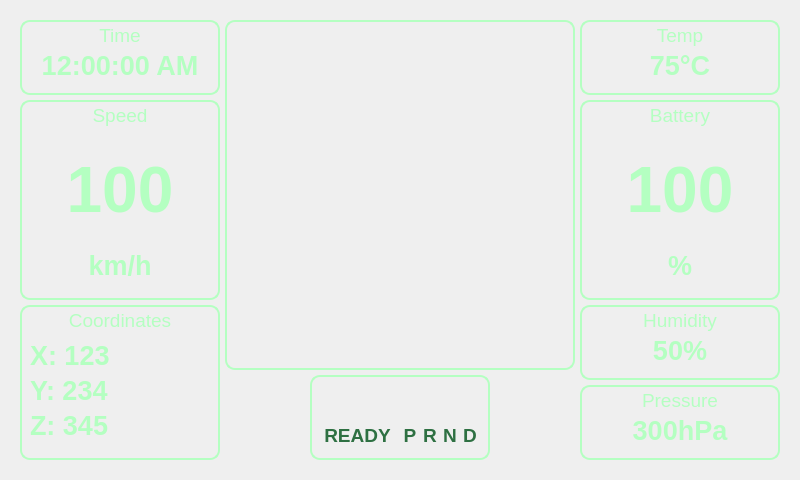
<?xml version="1.0" encoding="UTF-8"?>
<ui version="4.0">
 <class>MainWindow</class>
 <widget class="QMainWindow" name="MainWindow">
  <property name="geometry">
   <rect>
    <x>0</x>
    <y>0</y>
    <width>800</width>
    <height>480</height>
   </rect>
  </property>
  <property name="windowTitle">
   <string>MainWindow</string>
  </property>
  <property name="animated">
   <bool>true</bool>
  </property>
  <widget class="QWidget" name="centralwidget">
   <property name="styleSheet">
    <string notr="true"/>
   </property>
   <widget class="QLabel" name="LOGO">
    <property name="geometry">
     <rect>
      <x>225</x>
      <y>375</y>
      <width>80</width>
      <height>80</height>
     </rect>
    </property>
    <property name="text">
     <string/>
    </property>
    <property name="pixmap">
     <pixmap>EcoCar-Logo.png</pixmap>
    </property>
    <property name="scaledContents">
     <bool>true</bool>
    </property>
   </widget>
   <widget class="QLabel" name="Background">
    <property name="geometry">
     <rect>
      <x>-10</x>
      <y>-10</y>
      <width>831</width>
      <height>491</height>
     </rect>
    </property>
    <property name="text">
     <string/>
    </property>
    <property name="pixmap">
     <pixmap>MainBg.png</pixmap>
    </property>
    <property name="scaledContents">
     <bool>true</bool>
    </property>
   </widget>
   <widget class="QLineEdit" name="TimeBox">
    <property name="geometry">
     <rect>
      <x>20</x>
      <y>20</y>
      <width>200</width>
      <height>75</height>
     </rect>
    </property>
    <property name="styleSheet">
     <string notr="true">QLineEdit {
    background-color: transparent; /* Make the background transparent */
    border: 2px solid #b4ffc1; /* Set the border thickness and color */
	border-radius: 10px; /* Set the border radius to make rounded edges */
    padding: 5px;
}

</string>
    </property>
    <property name="placeholderText">
     <string/>
    </property>
   </widget>
   <widget class="QLineEdit" name="SpeedBox">
    <property name="geometry">
     <rect>
      <x>20</x>
      <y>100</y>
      <width>200</width>
      <height>200</height>
     </rect>
    </property>
    <property name="styleSheet">
     <string notr="true">QLineEdit {
    background-color: transparent; /* Make the background transparent */
    border: 2px solid #b4ffc1; /* Set the border thickness and color */
	border-radius: 10px; /* Set the border radius to make rounded edges */
    padding: 5px;
}</string>
    </property>
   </widget>
   <widget class="QLineEdit" name="AccelCoords">
    <property name="geometry">
     <rect>
      <x>20</x>
      <y>305</y>
      <width>200</width>
      <height>155</height>
     </rect>
    </property>
    <property name="styleSheet">
     <string notr="true">QLineEdit {
    background-color: transparent; /* Make the background transparent */
    border: 2px solid #b4ffc1; /* Set the border thickness and color */
	border-radius: 10px; /* Set the border radius to make rounded edges */
    padding: 5px;
}</string>
    </property>
   </widget>
   <widget class="QLineEdit" name="MapBox">
    <property name="geometry">
     <rect>
      <x>225</x>
      <y>20</y>
      <width>350</width>
      <height>350</height>
     </rect>
    </property>
    <property name="styleSheet">
     <string notr="true">QLineEdit {
    background-color: transparent; /* Make the background transparent */
    border: 2px solid #b4ffc1; /* Set the border thickness and color */
	border-radius: 10px; /* Set the border radius to make rounded edges */
    padding: 5px;
}</string>
    </property>
   </widget>
   <widget class="QLineEdit" name="TempBox">
    <property name="geometry">
     <rect>
      <x>580</x>
      <y>20</y>
      <width>200</width>
      <height>75</height>
     </rect>
    </property>
    <property name="styleSheet">
     <string notr="true">QLineEdit {
    background-color: transparent; /* Make the background transparent */
    border: 2px solid #b4ffc1; /* Set the border thickness and color */
	border-radius: 10px; /* Set the border radius to make rounded edges */
    padding: 5px;
}</string>
    </property>
   </widget>
   <widget class="QLineEdit" name="BatteryBox">
    <property name="geometry">
     <rect>
      <x>580</x>
      <y>100</y>
      <width>200</width>
      <height>200</height>
     </rect>
    </property>
    <property name="styleSheet">
     <string notr="true">QLineEdit {
    background-color: transparent; /* Make the background transparent */
    border: 2px solid #b4ffc1; /* Set the border thickness and color */
	border-radius: 10px; /* Set the border radius to make rounded edges */
    padding: 5px;
}</string>
    </property>
   </widget>
   <widget class="QLineEdit" name="HumidityBox">
    <property name="geometry">
     <rect>
      <x>580</x>
      <y>305</y>
      <width>200</width>
      <height>75</height>
     </rect>
    </property>
    <property name="styleSheet">
     <string notr="true">QLineEdit {
    background-color: transparent; /* Make the background transparent */
    border: 2px solid #b4ffc1; /* Set the border thickness and color */
	border-radius: 10px; /* Set the border radius to make rounded edges */
    padding: 5px;
}</string>
    </property>
   </widget>
   <widget class="QLineEdit" name="PressureBox">
    <property name="geometry">
     <rect>
      <x>580</x>
      <y>385</y>
      <width>200</width>
      <height>75</height>
     </rect>
    </property>
    <property name="font">
     <font>
      <family>Nirmala UI Semilight</family>
      <pointsize>12</pointsize>
     </font>
    </property>
    <property name="styleSheet">
     <string notr="true">QLineEdit {
    background-color: transparent; /* Make the background transparent */
    border: 2px solid #b4ffc1; /* Set the border thickness and color */
	border-radius: 10px; /* Set the border radius to make rounded edges */
    padding: 5px;
}</string>
    </property>
   </widget>
   <widget class="QLineEdit" name="AuxiliaryBox">
    <property name="geometry">
     <rect>
      <x>310</x>
      <y>375</y>
      <width>180</width>
      <height>85</height>
     </rect>
    </property>
    <property name="styleSheet">
     <string notr="true">QLineEdit {
    background-color: transparent; /* Make the background transparent */
    border: 2px solid #b4ffc1; /* Set the border thickness and color */
	border-radius: 10px; /* Set the border radius to make rounded edges */
    padding: 5px;
}</string>
    </property>
   </widget>
   <widget class="QLabel" name="Shell_Logo">
    <property name="geometry">
     <rect>
      <x>495</x>
      <y>375</y>
      <width>80</width>
      <height>80</height>
     </rect>
    </property>
    <property name="text">
     <string/>
    </property>
    <property name="textFormat">
     <enum>Qt::AutoText</enum>
    </property>
    <property name="pixmap">
     <pixmap>Shell-Logo.png</pixmap>
    </property>
    <property name="scaledContents">
     <bool>true</bool>
    </property>
   </widget>
   <widget class="QLabel" name="TimeLabel">
    <property name="geometry">
     <rect>
      <x>20</x>
      <y>20</y>
      <width>200</width>
      <height>30</height>
     </rect>
    </property>
    <property name="font">
     <font>
      <family>Microsoft YaHei UI</family>
      <pointsize>14</pointsize>
      <bold>false</bold>
     </font>
    </property>
    <property name="styleSheet">
     <string notr="true">QLabel {
    color: #b4ffc1; /* Set the color of the QLabel text */
}</string>
    </property>
    <property name="text">
     <string>Time</string>
    </property>
    <property name="alignment">
     <set>Qt::AlignCenter</set>
    </property>
   </widget>
   <widget class="QLabel" name="SpeedLabel">
    <property name="geometry">
     <rect>
      <x>20</x>
      <y>100</y>
      <width>200</width>
      <height>30</height>
     </rect>
    </property>
    <property name="font">
     <font>
      <family>Microsoft YaHei UI</family>
      <pointsize>14</pointsize>
      <bold>false</bold>
     </font>
    </property>
    <property name="styleSheet">
     <string notr="true">QLabel {
    color: #b4ffc1; /* Set the color of the QLabel text */
}</string>
    </property>
    <property name="text">
     <string>Speed</string>
    </property>
    <property name="alignment">
     <set>Qt::AlignCenter</set>
    </property>
   </widget>
   <widget class="QLabel" name="BatteryLabel">
    <property name="geometry">
     <rect>
      <x>580</x>
      <y>100</y>
      <width>200</width>
      <height>30</height>
     </rect>
    </property>
    <property name="font">
     <font>
      <family>Microsoft YaHei UI</family>
      <pointsize>14</pointsize>
      <bold>false</bold>
     </font>
    </property>
    <property name="styleSheet">
     <string notr="true">QLabel {
    color: #b4ffc1; /* Set the color of the QLabel text */
}</string>
    </property>
    <property name="text">
     <string>Battery</string>
    </property>
    <property name="alignment">
     <set>Qt::AlignCenter</set>
    </property>
   </widget>
   <widget class="QLabel" name="TempLabel">
    <property name="geometry">
     <rect>
      <x>580</x>
      <y>20</y>
      <width>200</width>
      <height>30</height>
     </rect>
    </property>
    <property name="font">
     <font>
      <family>Microsoft YaHei UI</family>
      <pointsize>14</pointsize>
      <bold>false</bold>
     </font>
    </property>
    <property name="styleSheet">
     <string notr="true">QLabel {
    color: #b4ffc1; /* Set the color of the QLabel text */
}</string>
    </property>
    <property name="text">
     <string>Temp</string>
    </property>
    <property name="alignment">
     <set>Qt::AlignCenter</set>
    </property>
   </widget>
   <widget class="QLabel" name="HumidityLabel">
    <property name="geometry">
     <rect>
      <x>580</x>
      <y>305</y>
      <width>200</width>
      <height>30</height>
     </rect>
    </property>
    <property name="font">
     <font>
      <family>Microsoft YaHei UI</family>
      <pointsize>14</pointsize>
      <bold>false</bold>
     </font>
    </property>
    <property name="styleSheet">
     <string notr="true">QLabel {
    color: #b4ffc1; /* Set the color of the QLabel text */
}</string>
    </property>
    <property name="text">
     <string>Humidity</string>
    </property>
    <property name="alignment">
     <set>Qt::AlignCenter</set>
    </property>
   </widget>
   <widget class="QLabel" name="CoordinatesLabel">
    <property name="geometry">
     <rect>
      <x>20</x>
      <y>305</y>
      <width>200</width>
      <height>30</height>
     </rect>
    </property>
    <property name="font">
     <font>
      <family>Microsoft YaHei UI</family>
      <pointsize>14</pointsize>
      <bold>false</bold>
     </font>
    </property>
    <property name="styleSheet">
     <string notr="true">QLabel {
    color: #b4ffc1; /* Set the color of the QLabel text */
}</string>
    </property>
    <property name="text">
     <string>Coordinates</string>
    </property>
    <property name="alignment">
     <set>Qt::AlignCenter</set>
    </property>
   </widget>
   <widget class="QLabel" name="PressureLabel">
    <property name="geometry">
     <rect>
      <x>580</x>
      <y>385</y>
      <width>200</width>
      <height>30</height>
     </rect>
    </property>
    <property name="font">
     <font>
      <family>Microsoft YaHei UI</family>
      <pointsize>14</pointsize>
      <bold>false</bold>
     </font>
    </property>
    <property name="styleSheet">
     <string notr="true">QLabel {
    color: #b4ffc1; /* Set the color of the QLabel text */
}</string>
    </property>
    <property name="text">
     <string>Pressure</string>
    </property>
    <property name="alignment">
     <set>Qt::AlignCenter</set>
    </property>
   </widget>
   <widget class="QLabel" name="Time">
    <property name="geometry">
     <rect>
      <x>20</x>
      <y>50</y>
      <width>200</width>
      <height>30</height>
     </rect>
    </property>
    <property name="font">
     <font>
      <family>Microsoft YaHei UI</family>
      <pointsize>20</pointsize>
      <bold>true</bold>
     </font>
    </property>
    <property name="styleSheet">
     <string notr="true">QLabel {
    color: #b4ffc1; /* Set the color of the QLabel text */
}</string>
    </property>
    <property name="text">
     <string>12:00:00 AM</string>
    </property>
    <property name="alignment">
     <set>Qt::AlignCenter</set>
    </property>
   </widget>
   <widget class="QLabel" name="Temp">
    <property name="geometry">
     <rect>
      <x>580</x>
      <y>50</y>
      <width>200</width>
      <height>30</height>
     </rect>
    </property>
    <property name="font">
     <font>
      <family>Microsoft YaHei UI</family>
      <pointsize>20</pointsize>
      <bold>true</bold>
     </font>
    </property>
    <property name="styleSheet">
     <string notr="true">QLabel {
    color: #b4ffc1; /* Set the color of the QLabel text */
}</string>
    </property>
    <property name="text">
     <string>75°C</string>
    </property>
    <property name="alignment">
     <set>Qt::AlignCenter</set>
    </property>
   </widget>
   <widget class="QLabel" name="Humidity">
    <property name="geometry">
     <rect>
      <x>580</x>
      <y>335</y>
      <width>200</width>
      <height>30</height>
     </rect>
    </property>
    <property name="font">
     <font>
      <family>Microsoft YaHei UI</family>
      <pointsize>20</pointsize>
      <bold>true</bold>
     </font>
    </property>
    <property name="styleSheet">
     <string notr="true">QLabel {
    color: #b4ffc1; /* Set the color of the QLabel text */
}</string>
    </property>
    <property name="text">
     <string>50%</string>
    </property>
    <property name="alignment">
     <set>Qt::AlignCenter</set>
    </property>
   </widget>
   <widget class="QLabel" name="Pressure">
    <property name="geometry">
     <rect>
      <x>580</x>
      <y>415</y>
      <width>200</width>
      <height>30</height>
     </rect>
    </property>
    <property name="font">
     <font>
      <family>Microsoft YaHei UI</family>
      <pointsize>20</pointsize>
      <bold>true</bold>
     </font>
    </property>
    <property name="styleSheet">
     <string notr="true">QLabel {
    color: #b4ffc1; /* Set the color of the QLabel text */
}</string>
    </property>
    <property name="text">
     <string>300hPa</string>
    </property>
    <property name="alignment">
     <set>Qt::AlignCenter</set>
    </property>
   </widget>
   <widget class="QLabel" name="READY">
    <property name="geometry">
     <rect>
      <x>320</x>
      <y>420</y>
      <width>75</width>
      <height>30</height>
     </rect>
    </property>
    <property name="font">
     <font>
      <family>Microsoft YaHei UI</family>
      <pointsize>14</pointsize>
      <bold>true</bold>
     </font>
    </property>
    <property name="styleSheet">
     <string notr="true">QLabel {
    color: #2E7042; /* Set the color of the QLabel text */
}</string>
    </property>
    <property name="text">
     <string>READY</string>
    </property>
    <property name="alignment">
     <set>Qt::AlignCenter</set>
    </property>
   </widget>
   <widget class="QLabel" name="GearP">
    <property name="geometry">
     <rect>
      <x>395</x>
      <y>420</y>
      <width>30</width>
      <height>30</height>
     </rect>
    </property>
    <property name="font">
     <font>
      <family>Microsoft YaHei UI</family>
      <pointsize>14</pointsize>
      <bold>true</bold>
     </font>
    </property>
    <property name="styleSheet">
     <string notr="true">QLabel {
    color: #2E7042; /* Set the color of the QLabel text */
}</string>
    </property>
    <property name="text">
     <string>P</string>
    </property>
    <property name="alignment">
     <set>Qt::AlignCenter</set>
    </property>
   </widget>
   <widget class="QLabel" name="GearR">
    <property name="geometry">
     <rect>
      <x>415</x>
      <y>420</y>
      <width>30</width>
      <height>30</height>
     </rect>
    </property>
    <property name="font">
     <font>
      <family>Microsoft YaHei UI</family>
      <pointsize>14</pointsize>
      <bold>true</bold>
     </font>
    </property>
    <property name="styleSheet">
     <string notr="true">QLabel {
    color: #2E7042; /* Set the color of the QLabel text */
}</string>
    </property>
    <property name="text">
     <string>R</string>
    </property>
    <property name="alignment">
     <set>Qt::AlignCenter</set>
    </property>
   </widget>
   <widget class="QLabel" name="GearN">
    <property name="geometry">
     <rect>
      <x>435</x>
      <y>420</y>
      <width>30</width>
      <height>30</height>
     </rect>
    </property>
    <property name="font">
     <font>
      <family>Microsoft YaHei UI</family>
      <pointsize>14</pointsize>
      <bold>true</bold>
     </font>
    </property>
    <property name="styleSheet">
     <string notr="true">QLabel {
    color: #2E7042; /* Set the color of the QLabel text */
}</string>
    </property>
    <property name="text">
     <string>N</string>
    </property>
    <property name="alignment">
     <set>Qt::AlignCenter</set>
    </property>
   </widget>
   <widget class="QLabel" name="GearD">
    <property name="geometry">
     <rect>
      <x>455</x>
      <y>420</y>
      <width>30</width>
      <height>30</height>
     </rect>
    </property>
    <property name="font">
     <font>
      <family>Microsoft YaHei UI</family>
      <pointsize>14</pointsize>
      <bold>true</bold>
     </font>
    </property>
    <property name="styleSheet">
     <string notr="true">QLabel {
    color: #2E7042; /* Set the color of the QLabel text */
}</string>
    </property>
    <property name="text">
     <string>D</string>
    </property>
    <property name="alignment">
     <set>Qt::AlignCenter</set>
    </property>
   </widget>
   <widget class="QLabel" name="Warning">
    <property name="geometry">
     <rect>
      <x>385</x>
      <y>390</y>
      <width>30</width>
      <height>25</height>
     </rect>
    </property>
    <property name="text">
     <string/>
    </property>
    <property name="textFormat">
     <enum>Qt::AutoText</enum>
    </property>
    <property name="pixmap">
     <pixmap>Warning-OFF.png</pixmap>
    </property>
    <property name="scaledContents">
     <bool>true</bool>
    </property>
   </widget>
   <widget class="QLabel" name="Charging">
    <property name="geometry">
     <rect>
      <x>415</x>
      <y>390</y>
      <width>30</width>
      <height>25</height>
     </rect>
    </property>
    <property name="text">
     <string/>
    </property>
    <property name="textFormat">
     <enum>Qt::AutoText</enum>
    </property>
    <property name="pixmap">
     <pixmap>Charging-OFF.png</pixmap>
    </property>
    <property name="scaledContents">
     <bool>true</bool>
    </property>
   </widget>
   <widget class="QLabel" name="Lights">
    <property name="geometry">
     <rect>
      <x>355</x>
      <y>390</y>
      <width>30</width>
      <height>25</height>
     </rect>
    </property>
    <property name="text">
     <string/>
    </property>
    <property name="textFormat">
     <enum>Qt::AutoText</enum>
    </property>
    <property name="pixmap">
     <pixmap>Lights-OFF.png</pixmap>
    </property>
    <property name="scaledContents">
     <bool>true</bool>
    </property>
   </widget>
   <widget class="QLabel" name="LeftSignal">
    <property name="geometry">
     <rect>
      <x>325</x>
      <y>390</y>
      <width>30</width>
      <height>25</height>
     </rect>
    </property>
    <property name="text">
     <string/>
    </property>
    <property name="textFormat">
     <enum>Qt::AutoText</enum>
    </property>
    <property name="pixmap">
     <pixmap>LeftSignal-OFF.png</pixmap>
    </property>
    <property name="scaledContents">
     <bool>true</bool>
    </property>
   </widget>
   <widget class="QLabel" name="RightSignal">
    <property name="geometry">
     <rect>
      <x>445</x>
      <y>390</y>
      <width>30</width>
      <height>25</height>
     </rect>
    </property>
    <property name="text">
     <string/>
    </property>
    <property name="textFormat">
     <enum>Qt::AutoText</enum>
    </property>
    <property name="pixmap">
     <pixmap>RightSignal-OFF.png</pixmap>
    </property>
    <property name="scaledContents">
     <bool>true</bool>
    </property>
   </widget>
   <widget class="QLabel" name="CoordinatesX">
    <property name="geometry">
     <rect>
      <x>30</x>
      <y>340</y>
      <width>180</width>
      <height>30</height>
     </rect>
    </property>
    <property name="font">
     <font>
      <family>Microsoft YaHei UI</family>
      <pointsize>20</pointsize>
      <bold>true</bold>
     </font>
    </property>
    <property name="styleSheet">
     <string notr="true">QLabel {
    color: #b4ffc1; /* Set the color of the QLabel text */
}</string>
    </property>
    <property name="text">
     <string>X: 123</string>
    </property>
   </widget>
   <widget class="QLabel" name="CoordinatesY">
    <property name="geometry">
     <rect>
      <x>30</x>
      <y>375</y>
      <width>180</width>
      <height>30</height>
     </rect>
    </property>
    <property name="font">
     <font>
      <family>Microsoft YaHei UI</family>
      <pointsize>20</pointsize>
      <bold>true</bold>
     </font>
    </property>
    <property name="styleSheet">
     <string notr="true">QLabel {
    color: #b4ffc1; /* Set the color of the QLabel text */
}</string>
    </property>
    <property name="text">
     <string>Y: 234</string>
    </property>
   </widget>
   <widget class="QLabel" name="Humidity_4">
    <property name="geometry">
     <rect>
      <x>30</x>
      <y>410</y>
      <width>180</width>
      <height>30</height>
     </rect>
    </property>
    <property name="font">
     <font>
      <family>Microsoft YaHei UI</family>
      <pointsize>20</pointsize>
      <bold>true</bold>
     </font>
    </property>
    <property name="styleSheet">
     <string notr="true">QLabel {
    color: #b4ffc1; /* Set the color of the QLabel text */
}</string>
    </property>
    <property name="text">
     <string>Z: 345</string>
    </property>
   </widget>
   <widget class="QLabel" name="Speed">
    <property name="geometry">
     <rect>
      <x>20</x>
      <y>140</y>
      <width>200</width>
      <height>100</height>
     </rect>
    </property>
    <property name="font">
     <font>
      <family>Microsoft YaHei UI</family>
      <pointsize>48</pointsize>
      <bold>true</bold>
     </font>
    </property>
    <property name="styleSheet">
     <string notr="true">QLabel {
    color: #b4ffc1; /* Set the color of the QLabel text */
}</string>
    </property>
    <property name="text">
     <string>100</string>
    </property>
    <property name="alignment">
     <set>Qt::AlignCenter</set>
    </property>
   </widget>
   <widget class="QLabel" name="SpeedUnit">
    <property name="geometry">
     <rect>
      <x>20</x>
      <y>250</y>
      <width>200</width>
      <height>30</height>
     </rect>
    </property>
    <property name="font">
     <font>
      <family>Microsoft YaHei UI</family>
      <pointsize>20</pointsize>
      <bold>true</bold>
     </font>
    </property>
    <property name="styleSheet">
     <string notr="true">QLabel {
    color: #b4ffc1; /* Set the color of the QLabel text */
}</string>
    </property>
    <property name="text">
     <string>km/h</string>
    </property>
    <property name="alignment">
     <set>Qt::AlignCenter</set>
    </property>
   </widget>
   <widget class="QLabel" name="Time_4">
    <property name="geometry">
     <rect>
      <x>580</x>
      <y>250</y>
      <width>200</width>
      <height>30</height>
     </rect>
    </property>
    <property name="font">
     <font>
      <family>Microsoft YaHei UI</family>
      <pointsize>20</pointsize>
      <bold>true</bold>
     </font>
    </property>
    <property name="styleSheet">
     <string notr="true">QLabel {
    color: #b4ffc1; /* Set the color of the QLabel text */
}</string>
    </property>
    <property name="text">
     <string>%</string>
    </property>
    <property name="alignment">
     <set>Qt::AlignCenter</set>
    </property>
   </widget>
   <widget class="QLabel" name="Battery">
    <property name="geometry">
     <rect>
      <x>580</x>
      <y>140</y>
      <width>200</width>
      <height>100</height>
     </rect>
    </property>
    <property name="font">
     <font>
      <family>Microsoft YaHei UI</family>
      <pointsize>48</pointsize>
      <bold>true</bold>
     </font>
    </property>
    <property name="styleSheet">
     <string notr="true">QLabel {
    color: #b4ffc1; /* Set the color of the QLabel text */
}</string>
    </property>
    <property name="text">
     <string>100</string>
    </property>
    <property name="alignment">
     <set>Qt::AlignCenter</set>
    </property>
   </widget>
   <zorder>Background</zorder>
   <zorder>LOGO</zorder>
   <zorder>TimeBox</zorder>
   <zorder>SpeedBox</zorder>
   <zorder>AccelCoords</zorder>
   <zorder>MapBox</zorder>
   <zorder>TempBox</zorder>
   <zorder>BatteryBox</zorder>
   <zorder>HumidityBox</zorder>
   <zorder>PressureBox</zorder>
   <zorder>AuxiliaryBox</zorder>
   <zorder>Shell_Logo</zorder>
   <zorder>TimeLabel</zorder>
   <zorder>SpeedLabel</zorder>
   <zorder>BatteryLabel</zorder>
   <zorder>TempLabel</zorder>
   <zorder>HumidityLabel</zorder>
   <zorder>CoordinatesLabel</zorder>
   <zorder>PressureLabel</zorder>
   <zorder>Time</zorder>
   <zorder>Temp</zorder>
   <zorder>Humidity</zorder>
   <zorder>Pressure</zorder>
   <zorder>READY</zorder>
   <zorder>GearP</zorder>
   <zorder>GearR</zorder>
   <zorder>GearN</zorder>
   <zorder>GearD</zorder>
   <zorder>Warning</zorder>
   <zorder>Charging</zorder>
   <zorder>Lights</zorder>
   <zorder>LeftSignal</zorder>
   <zorder>RightSignal</zorder>
   <zorder>CoordinatesX</zorder>
   <zorder>CoordinatesY</zorder>
   <zorder>Humidity_4</zorder>
   <zorder>Speed</zorder>
   <zorder>SpeedUnit</zorder>
   <zorder>Time_4</zorder>
   <zorder>Battery</zorder>
  </widget>
 </widget>
 <resources/>
 <connections/>
</ui>
